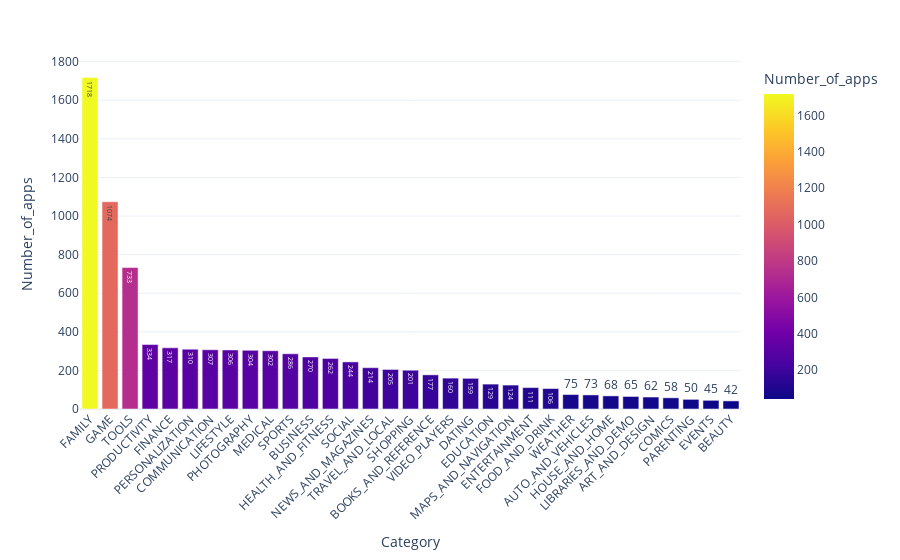

Notebook cell for this chart:
### Markdown cell above
### Vertical Bar Chart - Highest Competition (Number of Apps)

### Code cell
highest_competition = df_apps_clean['Category'].value_counts().reset_index()
highest_competition.columns = ['Category','Number_of_apps']



fig = px.bar(
    highest_competition,
    x='Category',
    y='Number_of_apps',
    color_continuous_scale='plasma',
    text='Number_of_apps',
    color='Number_of_apps'
)
fig.update_layout(
    xaxis_tickangle = -45,
    template='plotly_white'
)
fig.show()

### Figure 1 — Plotly figure (JSON) as saved in the notebook; plotly's stock layout.template omitted (floating-point values rounded to 4 significant figures)
{"data": [{"hovertemplate": "Category=%{x}<br>Number_of_apps=%{marker.color}<extra></extra>", "legendgroup": "", "marker": {"color": [1718, 1074, 733, 334, 317, 310, 307, 306, 304, 302, 286, 270, 262, 244, 214, 205, 201, 177, 160, 159, 129, 124, 111, 106, 75, 73, 68, 65, 62, 58, 50, 45, 42], "coloraxis": "coloraxis", "pattern": {"shape": ""}}, "name": "", "orientation": "v", "showlegend": false, "text": [1718.0, 1074.0, 733.0, 334.0, 317.0, 310.0, 307.0, 306.0, 304.0, 302.0, 286.0, 270.0, 262.0, 244.0, 214.0, 205.0, 201.0, 177.0, 160.0, 159.0, 129.0, 124.0, 111.0, 106.0, 75.0, 73.0, 68.0, 65.0, 62.0, 58.0, 50.0, 45.0, 42.0], "textposition": "auto", "type": "bar", "x": ["FAMILY", "GAME", "TOOLS", "PRODUCTIVITY", "FINANCE", "PERSONALIZATION", "COMMUNICATION", "LIFESTYLE", "PHOTOGRAPHY", "MEDICAL", "SPORTS", "BUSINESS", "HEALTH_AND_FITNESS", "SOCIAL", "NEWS_AND_MAGAZINES", "TRAVEL_AND_LOCAL", "SHOPPING", "BOOKS_AND_REFERENCE", "VIDEO_PLAYERS", "DATING", "EDUCATION", "MAPS_AND_NAVIGATION", "ENTERTAINMENT", "FOOD_AND_DRINK", "WEATHER", "AUTO_AND_VEHICLES", "HOUSE_AND_HOME", "LIBRARIES_AND_DEMO", "ART_AND_DESIGN", "COMICS", "PARENTING", "EVENTS", "BEAUTY"], "xaxis": "x", "y": [1718, 1074, 733, 334, 317, 310, 307, 306, 304, 302, 286, 270, 262, 244, 214, 205, 201, 177, 160, 159, 129, 124, 111, 106, 75, 73, 68, 65, 62, 58, 50, 45, 42], "yaxis": "y"}], "layout": {"barmode": "relative", "coloraxis": {"colorbar": {"title": {"text": "Number_of_apps"}}, "colorscale": [[0, "#0d0887"], [0.1111, "#46039f"], [0.2222, "#7201a8"], [0.3333, "#9c179e"], [0.4444, "#bd3786"], [0.5556, "#d8576b"], [0.6667, "#ed7953"], [0.7778, "#fb9f3a"], [0.8889, "#fdca26"], [1, "#f0f921"]]}, "legend": {"tracegroupgap": 0}, "margin": {"t": 60}, "xaxis": {"anchor": "y", "domain": [0, 1], "tickangle": -45, "title": {"text": "Category"}}, "yaxis": {"anchor": "x", "domain": [0, 1], "title": {"text": "Number_of_apps"}}}}
